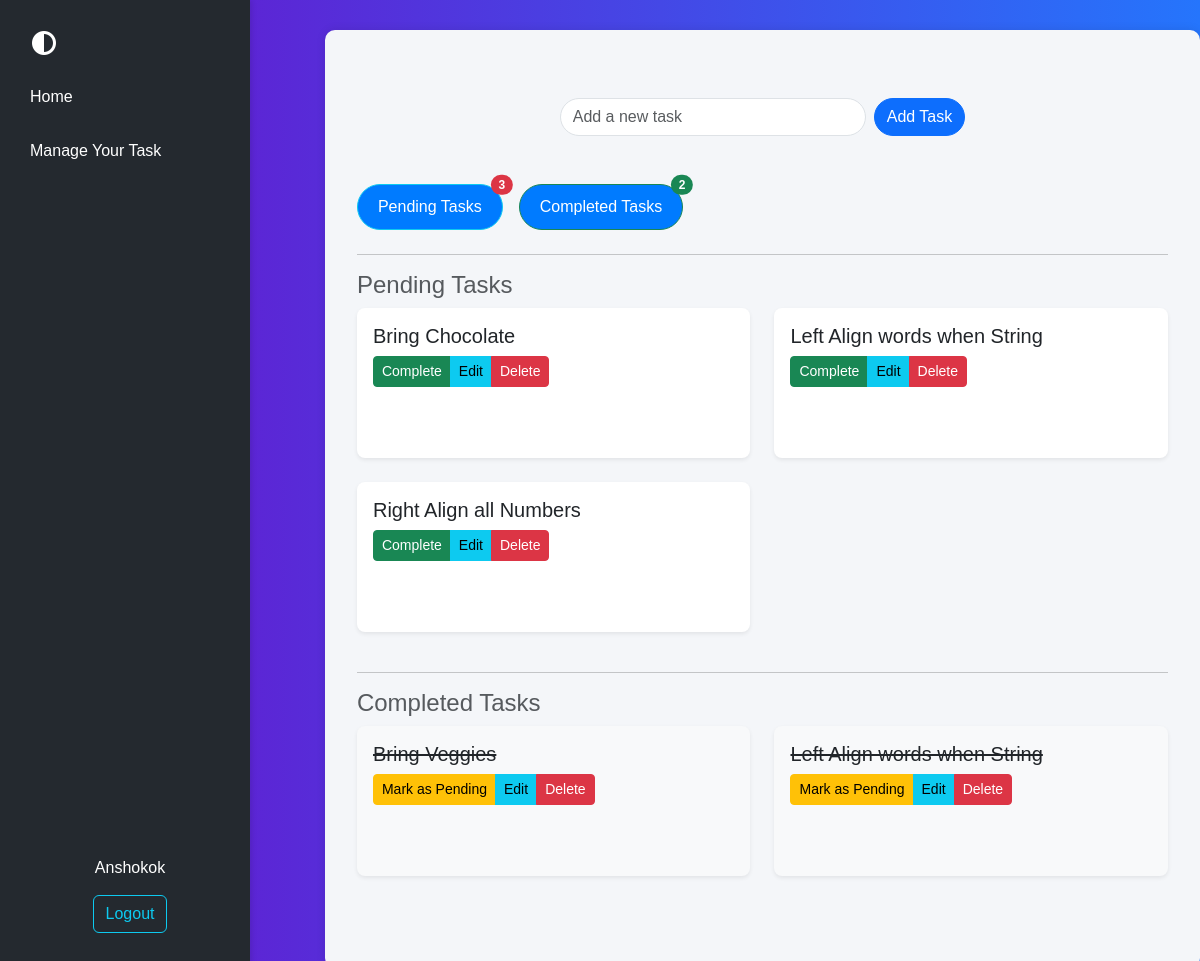
The page /task/ (signed in) on the database its author committed.
### todolist/models.py (models this page shows, shortened)
class TaskList(models.Model):
    owner = models.ForeignKey(User, on_delete=models.CASCADE, default= None)
    task = models.CharField(max_length=300)
    done = models.BooleanField(default=False)

### todolist/views.py (the view)
# urls.py: path('task/', views.tasklist, name="tasklist"),
@login_required
def tasklist(request):
    if request.method == "POST":
        form = TaskForm(request.POST or None)
        if form.is_valid():
            instance = form.save(commit=False)
            instance.owner = request.user
            instance.save()
        messages.success(request, ("new task added"))
        return redirect("tasklist")
    else:
        all_task = TaskList.objects.filter(owner=request.user)
        pending_task = 0
        completed_task = 0
        for task in all_task:
            if not task.done:
                pending_task += 1
            else:
                completed_task += 1
        parameters = {
            'title':"Task Manager",
            'all_task':all_task,
            'pending_task':pending_task,
            'completed_task':completed_task
        }
        return render(request, "task.html", parameters)

### todolist/templates/task.html (shortened to what this page needs)
{% extends "base.html" %}
{% block content %}
<div class="container-fluid py-5">
  <div class="mb-4">
    <form method="POST" class="d-flex justify-content-center">
      <div class="input-group w-50">
        <input type="text" class="form-control rounded-pill" id="new_task" name="task" placeholder="Add a new task" required>
        <button type="submit" class="btn btn-primary rounded-pill ms-2">
           Add Task
        </button>
      </div>
    </form>
  </div>
  <div class="d-flex justify-content-start mb-4">
    <button type="button" class="btn btn-info rounded-pill me-3 task-count-btn">
      Pending Tasks
      <span class="badge rounded-pill bg-danger position-absolute top-0 start-100 translate-middle">
        {{ pending_task }}
      </span>
    </button>
    <button type="button" class="btn btn-success rounded-pill task-count-btn">
      Completed Tasks
      <span class="badge rounded-pill bg-success position-absolute top-0 start-100 translate-middle">
        {{ completed_task }}
      </span>
    </button>
  </div>
  <hr>
  <h4 class="text-muted">Pending Tasks</h4>
  {% if pending_task %}
  <div class="row">
    {% for task in all_task %}
      {% if not task.done %}
      <div class="col-lg-6 col-md-12 mb-4">
        <div class="card shadow-sm task-card border-0 rounded-lg hover-lift">
          <div class="card-body">
            <h5 class="card-title truncate">{{ task.task }}</h5>
            <div class="d-flex justify-content-between align-items-center">
              <div class="btn-group">
                <a href="{% url 'complete_uncomplete_task' task.id %}" class="btn btn-success btn-sm">
                   Complete
                </a>
                <a href="{% url 'edit_task' task.id %}" class="btn btn-info btn-sm">
                   Edit
                </a>
                <a href="{% url 'delete_task' task.id %}" class="btn btn-danger btn-sm">
                   Delete
                </a>
              </div>
            </div>
          </div>
        </div>
      </div>
      {% endif %}
    {% endfor %}
  </div>
  {% endif %}
  <hr>
  <h4 class="text-muted">Completed Tasks</h4>
  {% if completed_task %}
  <div class="row">
    {% for task in all_task %}
      {% if task.done %}
      <div class="col-lg-6 col-md-12 mb-4">
        <div class="card shadow-sm task-card border-0 rounded-lg bg-light hover-lift">
          <div class="card-body">
            <h5 class="card-title text-decoration-line-through truncate">{{ task.task }}</h5>
            <div class="d-flex justify-content-between align-items-center">
              <div class="btn-group">
                <a href="{% url 'complete_uncomplete_task' task.id %}" class="btn btn-warning btn-sm">
                   Mark as Pending
                </a>
                <a href="{% url 'edit_task' task.id %}" class="btn btn-info btn-sm">
                   Edit
                </a>
                <a href="{% url 'delete_task' task.id %}" class="btn btn-danger btn-sm">
                   Delete
                </a>
              </div>
            </div>
          </div>
        </div>
      </div>
      {% endif %}
    {% endfor %}
  </div>
  {% endif %}
</div>
{% endblock content %}

### templates/base.html (shortened to what this page needs)
<!doctype html>
{% load static %}
<html lang="en">
  <head>
    <link href="https://cdn.jsdelivr.net/npm/bootstrap@5.3.3/dist/css/bootstrap.min.css" rel="stylesheet">
    <link href="https://cdnjs.cloudflare.com/ajax/libs/font-awesome/6.0.0-beta3/css/all.min.css" rel="stylesheet">
  </head>
  <body class="light-mode">
    <div class="sidebar" id="sidebar">
      <div class="content-loc">
      <a href="{% url 'index' %}">
          Home
        </a>
      </div>
      <a href="{% url 'tasklist' %}">Manage Your Task</a>
      {% if user.is_authenticated %}
        <div class="user-info">
          <div>{{ user.username }}</div>
          <a href="{% url 'logout' %}">
            <button class="btn btn-outline-info">Logout</button>
          </a>
        </div>
      {% elif current_page == 'login' %}
        <a href="{% url 'register' %}">
          <button class="btn btn-outline-secondary">Register</button>
        </a>
      {% else %}
        <a href="{% url 'login' %}">
          <button class="btn btn-outline-secondary">Login</button>
        </a>
      {% endif %}
    </div>
    <div class="auth-buttons">
      {% if user.is_authenticated %}
        <a href="{% url 'logout' %}" class="btn btn-outline-info">Logout</a>
      {% elif current_page == 'login' %}
        <a href="{% url 'register' %}" class="btn btn-outline-secondary">Register</a>
      {% else %}
        <a href="{% url 'login' %}" class="btn btn-outline-secondary">Login</a>
      {% endif %}
    </div>
    <button id="theme-toggle" class="btn">
      <i class="fas fa-adjust" id="theme-icon"></i>
    </button>
    <div class="main-content" id="main-content">
      <div class="content-wrapper">
        {% block content %}{% endblock content %}
      </div>
    </div>
  </body>
</html>

### templates/base.html (style rules this page uses)
body { display: flex; height: 100vh; margin: 0; font-family: 'Arial', sans-serif; transition: background-color 0.3s, color 0.3s; overflow: hidden; }
body.light-mode { background: linear-gradient(to right, #6a11cb, #2575fc); color: #333; }
.sidebar { display: flex; flex-direction: column; height: 100%; width: 250px; background-color: #24292f; color: white; position: fixed; top: 0; left: 0; padding-top: 20px; padding-left: 10px; box-shadow: 2px 0 5px rgba(0, 0, 0, 0.1); transition: all 0.3s ease; z-index: 10; }
.user-info { margin-top: auto; padding: 20px; text-align: center; }
.sidebar a { color: white; text-decoration: none; padding: 10px 20px; display: block; border-radius: 5px; margin: 5px 0; transition: background-color 0.3s; }
.main-content { margin-left: 250px; padding: 20px; background-color: #f4f6f9; border-radius: 10px; box-shadow: 0 0 10px rgba(0, 0, 0, 0.1); margin-top: 30px; transition: background-color 0.3s; flex-grow: 1; overflow-y: auto; }
.content-wrapper { display: flex; flex-wrap: wrap; gap: 20px; }
.content-loc { margin-top: 50px; }
.task-card { flex: 1 1 300px; max-width: 400px; }
.card { border: none; border-radius: 8px; box-shadow: 0 4px 6px rgba(0, 0, 0, 0.1); }
#theme-toggle { color: white; background-color: transparent; border: none; font-size: 24px; position: fixed; top: 20px; left: 20px; z-index: 100; cursor: pointer; }

### todolist/templates/task.html (style rules this page uses)
.task-count-btn { position: relative; padding: 10px 20px; border-radius: 50px; background-color: #007bff; color: white; font-weight: 500; }
.task-card { transition: box-shadow 0.3s ease, transform 0.3s ease; height: 150px; width: 100%; max-width: 400px; }
.truncate { white-space: nowrap; overflow: hidden; text-overflow: ellipsis; }
.text-muted { color: #6c757d; }

### rows shown on the page
TaskList: task "Bring Chocolate"
TaskList: task "Left Align words when String"
TaskList: task "Right Align all Numbers"
TaskList: task "Bring Veggies"
TaskList: task "Left Align words when String"

### other values the page prints
{{ user.username }} "Anshokok"
{{ pending_task }} "3"
{{ completed_task }} "2"
